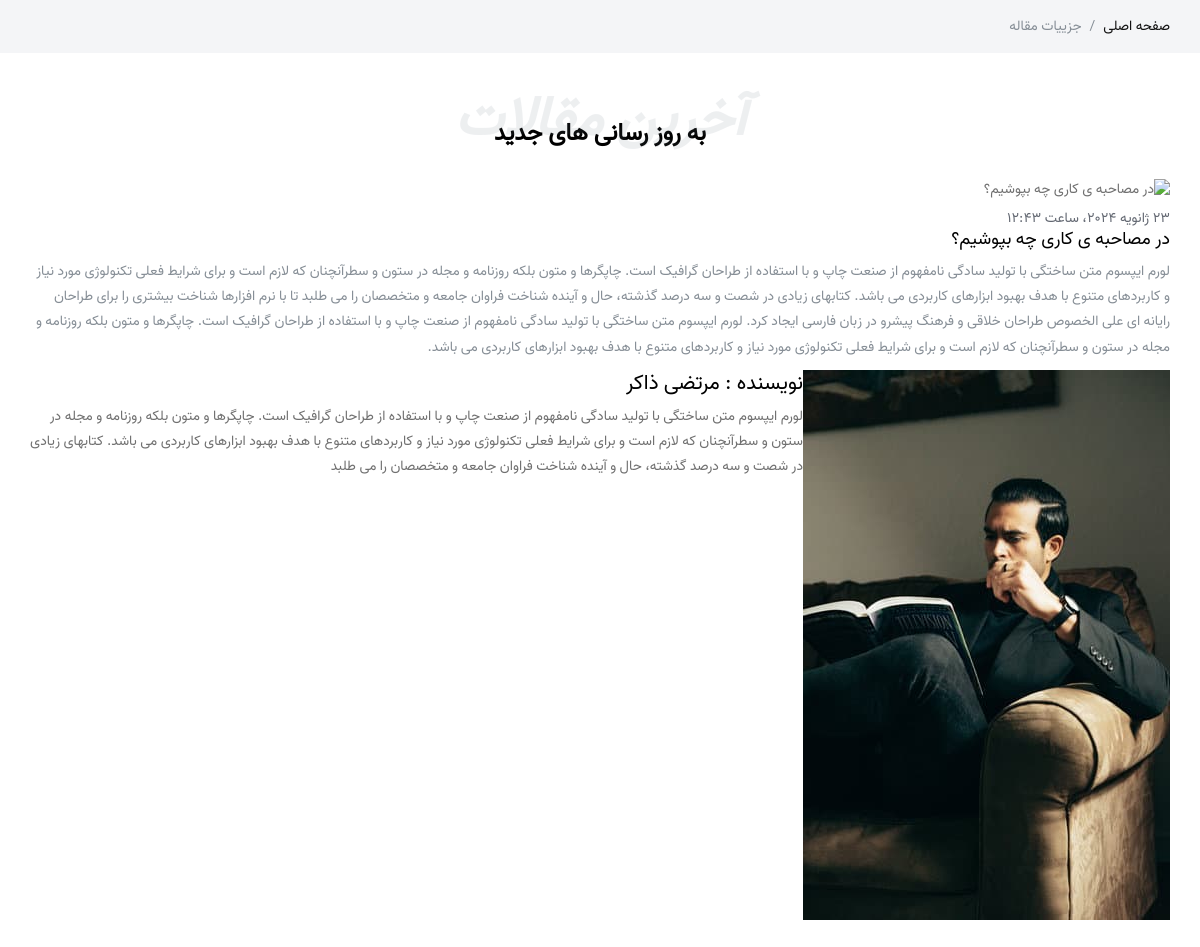
Screenshot of /article/2/ with the database file from the repository.
### article/models.py (models this page shows, shortened)
class Article(models.Model):
    title = models.CharField(max_length=300, verbose_name='عنوان مقاله')
    slug = models.SlugField(max_length=400, db_index=True, allow_unicode=True, verbose_name='عنوان در url')
    short_description = models.TextField(verbose_name='توضیحات کوتاه')
    text = models.TextField(verbose_name='متن مقاله')
    selected_categories = models.ManyToManyField(ArticleCategory, verbose_name='دسته بندی ها')
    image = models.ImageField(upload_to='images/articles', verbose_name='تصویر مقاله')
    author = models.ForeignKey(User, on_delete=models.CASCADE, null=True, editable=False, verbose_name='نویسنده')
    create_date = models.DateTimeField(auto_now_add=True, editable=False, verbose_name='تاریخ ثبت')
    is_active = models.BooleanField(default=True, verbose_name='فعال / غیرفعال')
    class Meta:
        verbose_name = 'مقاله'
        verbose_name_plural = 'مقالات'

### account/models.py (models this page shows)
class User(AbstractUser):
    phone_number = models.CharField(max_length=20, null=True, blank=True,  verbose_name='تلفن همراه')
    avatar = models.ImageField(upload_to='images/avatar', null=True, blank=True, verbose_name='تصویر آواتار')
    email_active_code = models.CharField(max_length=100, verbose_name='کد فعالسازی ایمیل')
    about_user = models.TextField(null=True, blank=True, verbose_name='درباره شخص')
    address = models.TextField(null=True, blank=True, verbose_name='آدرس')
    def __str__(self):
        if self.first_name is not '' and self.last_name is not '':
            return self.get_full_name()
        return self.email
    class Meta:
        verbose_name = 'کاربر'
        verbose_name_plural = 'کاربران'

### article/views.py (the view)
# urls.py: path('<pk>/', views.ArticleDetailView.as_view(), name='articles_detail_page_view'),
class ArticleDetailView(DetailView):
    model = Article
    template_name = 'article/article-detail.html'
    def get_context_data(self, **kwargs):
        context = super(ArticleDetailView, self).get_context_data()
        return context
    def get_queryset(self):
        query = super(ArticleDetailView, self).get_queryset()
        query = query.filter(is_active=True)
        return query

### base/templatetags/layout_items.py (called while the page is built)
@register.inclusion_tag('base/site-login-component.html', takes_context=True)
def site_login_component(context):
    login_form = LoginForm()
    return {
        'login_form': login_form,
        'context': context
    }

@register.inclusion_tag('base/site-search-component.html')
def site_search_component():
    return

### article/templates/article/article-detail.html (shortened to what this page needs)
{% extends 'shared/layout.html' %}
{% load thumbnail %}
{% block content %}
    {% load static %}
    <!DOCTYPE html>
    <html lang="fa" dir="rtl">
    <head>
    </head>
    <body>
    <div class="gray py-3">
        <div class="container">
            <div class="row">
                <div class="colxl-12 col-lg-12 col-md-12">
                    <nav aria-label="breadcrumb text-right">
                        <ol class="breadcrumb">
                            <li class="breadcrumb-item"><a href="{% url 'home_page_view' %}">صفحه اصلی</a></li>
                            <li class="breadcrumb-item active" aria-current="page">جزییات مقاله</li>
                        </ol>
                    </nav>
                </div>
            </div>
        </div>
    </div>
    <section class="middle">
        <div class="container">
            <div class="row justify-content-center">
                <div class="col-xl-12 col-lg-12 col-md-12 col-sm-12">
                    <div class="sec_title position-relative text-center">
                        <h2 class="off_title">آخرین مقالات</h2>
                        <h3 class="ft-bold pt-3">به روز رسانی های جدید</h3>
                    </div>
                </div>
            </div>
            <div class="row">
                <div class="col-xl-12 col-lg-12 col-md-12 col-sm-12">
                    <div class="_blog_wrap">
                        <div class="_blog_thumb mb-2">
                            {% if article.image %}
                                {% thumbnail article.image "1060x800" quality=90 crop='center' as im %}
                                    <img class="img-fluid rounded" src="{{ im.url }}" alt="{{ article.title }}">
                                {% endthumbnail %}
                            {% else %}
                                <img class="card-img-top" src="{% static 'img/default-blog.png' %}"
                                     alt="{{ article.title }}">
                            {% endif %}
                        </div>
                        <div class="_blog_caption">
                            <span class="text-muted text-md-left">{{ article.create_date }}</span>
                            <h5 class="bl_title">{{ article.title }}</h5>
                            <p class="text-secondary">{{ article.text }}</p>
                            {% if article.author %}
                                <div class="media">
                                    {% if article.author.avatar %}
                                        {% thumbnail article.author.avatar "121x86" quality=95 crop='center' as im %}
                                            <img class="media-object" src="{{ im.url }}" alt="{{ article.title }}">
                                        {% endthumbnail %}
                                    {% else %}
                                        <img class="media-object" src="{% static 'img/default-blog.png' %}"
                                             alt="{{ article.title }}">
                                    {% endif %}
                                    <div class="media-body">
                                        <h4 class="bl_title">نویسنده : {{ article.author }}</h4>
                                        <p>
                                            {{ article.author.about_user }}
                                        </p>
                                    </div>
                                </div>
                            {% endif %}
                        </div>
                    </div>
                </div>
            </div>
        </div>
    </section>
    </body>
    </html>
{% endblock %}

### rows the page displays
Article: create_date "23 ژانویه 2024، ساعت 12:43", title "در مصاحبه ی کاری چه بپوشیم؟", text "لورم ایپسوم متن ساختگی با تولید سادگی نامفهوم از صنعت چاپ و با استفاده از طراحان گرافیک است. چاپگرها و متون بلکه روزنامه و مجله در ستون و سطرآنچنان که لازم است و برای شرایط فعلی تکنولوژی مورد نیاز و کاربردهای متنوع با هدف بهبود ابزارهای کاربردی می باشد. کتابهای زیادی در شصت و سه درصد گذشته، حال و آینده شناخت فراوان جامعه و متخصصان را می طلبد تا با نرم افزارها شناخت بیشتری را برای طراحان رایانه ای علی الخصوص طراحان خلاقی و فرهنگ پیشرو در زبان فارسی ایجاد کرد. لورم ایپسوم متن ساختگی با تولید سادگی نامفهوم از صنعت چاپ و با استفاده از طراحان گرافیک است. چاپگرها و متون بلکه روزنامه و مجله در ستون و سطرآنچنان که لازم است و برای شرایط فعلی تکنولوژی مورد نیاز و کاربردهای متنوع با هدف بهبود ابزارهای…", author "مرتضی ذاکر", author.about_user "لورم ایپسوم متن ساختگی با تولید سادگی نامفهوم از صنعت چاپ و با استفاده از طراحان گرافیک است. چاپگرها و متون بلکه روزنامه و مجله در ستون و سطرآنچنان که لازم است و برای شرایط فعلی تکنولوژی مورد نیاز و کاربردهای متنوع با هدف بهبود ابزارهای کاربردی می باشد. کتابهای زیادی در شصت و سه درصد گذشته، حال و آینده شناخت فراوان جامعه و متخصصان را می طلبد"
